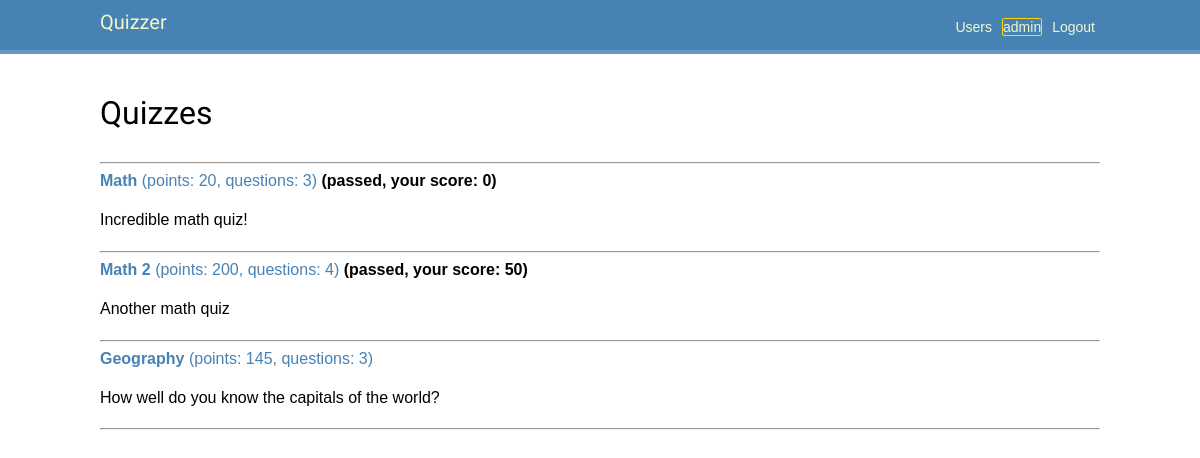
Before: / (signed in) with the older database file.
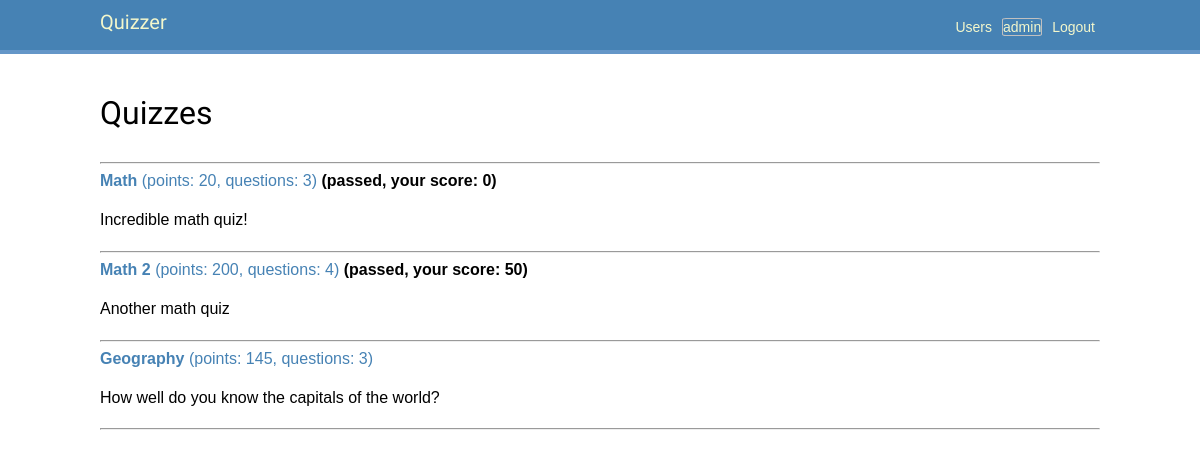
After: the same page with the newer database file.
### quizzes/views.py (the view)
# urls.py: path('', QuizListView.as_view(), name='quiz_list'),#name='index'),
class QuizListView(ListView):
    model = Quiz
    template_name = 'quizzes/quiz_list.html'

### quizzes/models.py (called while the page is built)
    @property
    def points(self) -> int:
        return self.questions.aggregate(
            models.Sum('points')
        )['points__sum'] or 0

    @property
    def number_of_questions(self) -> int:
        return self.questions.count()

### quizzes/templatetags/quizzes_tags.py (called while the page is built)
@register.simple_tag
def is_quiz_passed_by_user(quiz_id: int, user: User) -> bool:
    return user.is_quiz_passed(quiz_id)

@register.simple_tag
def user_score_for_quiz(user: User, quiz_id: int) -> int:
    return user.score_for_quiz(quiz_id)

### users/models.py (called while the page is built)
    def is_quiz_passed(self, quiz_id: int) -> bool:
        return self.answers.filter(question__quiz__id=quiz_id).count() > 0

    def score_for_quiz(self, quiz_id: int) -> int:
        return self.answers.filter(
            question__quiz__id=quiz_id,
            correctanswer__answer_id=models.F('id')  # the answer is correct
        ).aggregate(
            models.Sum('question__points')
        )['question__points__sum'] or 0  # get('question__points__sum', 0)

### quizzes/templates/quizzes/quiz_list.html (shortened to what this page needs)
{% extends 'base.html' %}
{% load quizzes_tags %}
{% block content %}
    <h1>Quizzes</h1>
    <hr>
    {% for quiz in object_list %}
        <div>
            <a href="{% url 'quizzes:quiz' quiz.pk %}">
                <strong>{{ quiz.title }}</strong>
                (points: {{ quiz.points }}, questions: {{ quiz.number_of_questions }})
            </a>
            {% if request.user.is_authenticated %}
                {% is_quiz_passed_by_user quiz.id request.user as is_passed %}
                {% if is_passed %}
                    {% user_score_for_quiz request.user quiz.id as user_score %}
                    <strong>(passed, your score: {{ user_score }})</strong>
                {% endif %}
            {% endif %}
            <p> {{ quiz.description }} </p>
        </div>
        <hr>
    {% empty %}
        There are no quizzes yet..
    {% endfor %}
{% endblock %}

Changed rows visible on the page:
changed User "admin": color_id 5 → 7 (drawn)
